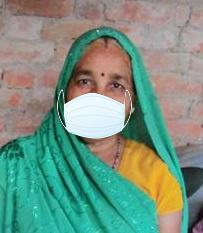
#> input picture data/with_mask/with_mask_1014.jpg, 203 x 233 px, found by its file name; its folder holds 4 pictures in this run
$ jupyter execute --allow-errors Data_prep.ipynb
#> lines starting #> are read from the running program, lines starting #| are printed output that depends on the picture
[cell 1]
import os
import numpy as np
import matplotlib.pyplot as plt
import matplotlib.image as mpimg
import cv2
from PIL import Image
from sklearn.model_selection import train_test_split

[cell 2]
with_mask_files = os.listdir('E:\GITHUB\Deep_learning-Neural-Network-projects-\data\with_mask')
print(with_mask_files[0:5])
print(with_mask_files[-5:])

#> (a cell that did not finish here is left out)

#
     Counting the number of masked and Unmasked images

[cell 4]
print("Number of masked images:",len(with_mask_files))
#> (the rest of this cell did not finish here and is left out)

# Creating labels for the two class of images

        with mask    ----> 1
        without_mask -----> 0

[cell 5]
# create the labels

with_mask_labels = [1]*3725
without_mask_labels = [0]*3828

[cell 6]
print(with_mask_labels[0:5])
print(without_mask_labels[0:5])

#
    combining both the labels

[cell 7]
labels = with_mask_labels + without_mask_labels

print(len(labels))
print(labels[0:5])
print(labels[-5:])

# displaying the images

#> (a cell that did not finish here is left out)

#> (a cell that did not finish here is left out)

# Image processing
    1) Resize the images
    2) Convert the images to numpy arrays

[cell 10]
with_mask_path = 'E:\GITHUB\Deep_learning-Neural-Network-projects-\data\with_mask/'

data = []

for img_file in with_mask_files:

    image = Image.open(with_mask_path + img_file)
#> image is the input picture: PIL image 203x233 RGB; mean R, G, B 119.4, 146.6, 130.2
    image = image.resize((128,128))
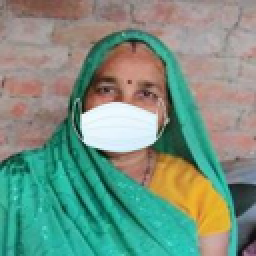
#> image: PIL image 128x128 RGB (shown 2 times larger); mean R, G, B 119.4, 146.6, 130.2
    image = image.convert("RGB")
    image = np.array(image)
    data.append(image)
#> pass 2 of the loop `for img_file in with_mask_files:`:
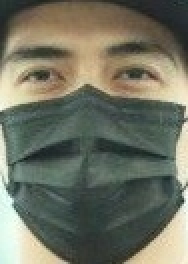
#> input picture data/with_mask/with_mask_1049.jpg, 94 x 132 px, found by its file name (shown 2 times larger)
#> image is the input picture: PIL image 94x132 RGB; mean R, G, B 111.7, 113.9, 98.6
#> `image = image.resize((128,128))`:
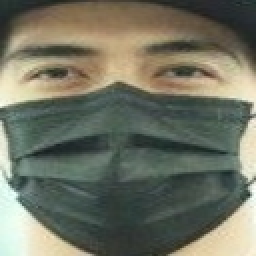
#> image: PIL image 128x128 RGB (shown 2 times larger); mean R, G, B 111.7, 113.9, 98.6
#> pass 3 of the loop `for img_file in with_mask_files:`:
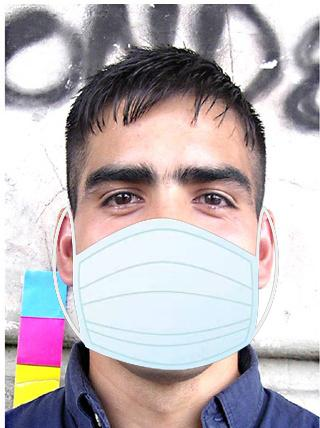
#> input picture data/with_mask/with_mask_1062.jpg, 320 x 428 px, found by its file name
#> image is the input picture: PIL image 320x428 RGB; mean R, G, B 188.2, 180.2, 184.2
#> `image = image.resize((128,128))`:
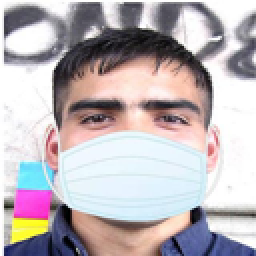
#> image: PIL image 128x128 RGB (shown 2 times larger); mean R, G, B 188.1, 180.1, 184.2
#> the loop made 4 passes; the first 3 are shown


without_mask_path = 'E:\GITHUB\Deep_learning-Neural-Network-projects-\data\without_mask/'


#> (the rest of this cell did not finish here and is left out)

[cell 11]
len(data)

[cell 12]
type(data[0])

[cell 13]
data[0].shape
#> Out = (128, 128, 3)

[cell 14]
data[0]

[cell 15]
# converting the image list and data list into numpy array

X = np.array(data)
Y = np.array(labels)

print(type(X))
print(type(Y))

# Shape explanation for X and y

[cell 16]
print('Number of Numpy arrays in X(data):',X.shape[0])
#| Number of Numpy arrays in X(data): 4
print('Height of the arrays in X(data):',X.shape[1])
#| Height of the arrays in X(data): 128
print('Width of the arrays in X(data):',X.shape[2])
#| Width of the arrays in X(data): 128
print('Color codes in X(data):',X.shape[3])
#| Color codes in X(data): 3
